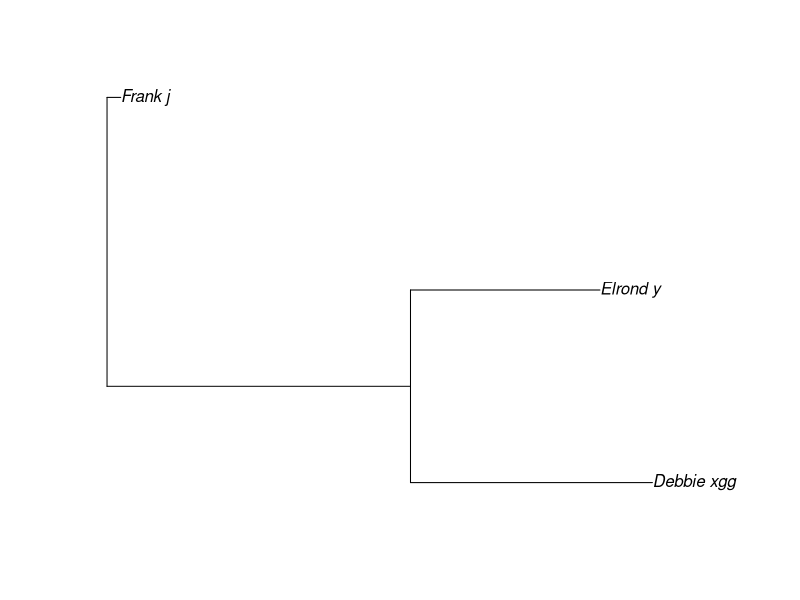

Write R code to recreate this figure.
library("ape")

orig_tiplabels <- c("Alice", "Bob", "Cindy")
o_tree <- rtree(n = 3, tip.label = orig_tiplabels)
#plot(orig_tree)

new_tiplabels <- c("Debbie_xgg_gg", "Elrond_y_x", "Frank_j_k")
o_tree$tip.label <- new_tiplabels
#plot(orig_tree)


for (i in 1:length(o_tree$tip.label)){
  x = o_tree$tip.label[i]
  o_tree$tip.label[i]<-stringr::str_extract(x, "[^_]*_[^_]*")}
  #print(orig_tree)


plot(o_tree)

